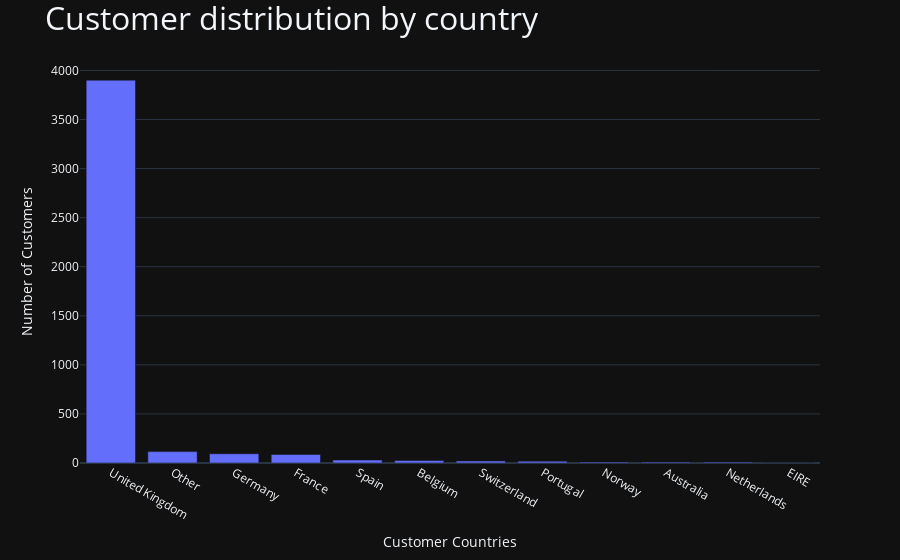

The cell this chart's notebook holds for it:
### Code cell
fig = px.bar(x=country_customers.index, y=country_customers.values)
fig.update_layout(
    title="Customer distribution by country",
    yaxis_title="Number of Customers",
    xaxis_title="Customer Countries",
    title_font_size=32,
)
fig.show()

### Figure 1 — Plotly figure (JSON) as saved in the notebook; plotly's stock layout.template omitted (floating-point values rounded to 4 significant figures)
{"data": [{"hovertemplate": "x=%{x}<br>y=%{y}<extra></extra>", "legendgroup": "", "marker": {"color": "#636efa", "pattern": {"shape": ""}}, "name": "", "orientation": "v", "showlegend": false, "textposition": "auto", "x": ["United Kingdom", "Other", "Germany", "France", "Spain", "Belgium", "Switzerland", "Portugal", "Norway", "Australia", "Netherlands", "EIRE"], "xaxis": "x", "y": [3901, 116, 94, 87, 30, 25, 21, 19, 10, 9, 9, 3], "yaxis": "y", "type": "bar"}], "layout": {"xaxis": {"anchor": "y", "domain": [0.0, 1.0], "title": {"text": "Customer Countries"}}, "yaxis": {"anchor": "x", "domain": [0.0, 1.0], "title": {"text": "Number of Customers"}}, "legend": {"tracegroupgap": 0}, "margin": {"t": 60}, "barmode": "relative", "title": {"text": "Customer distribution by country", "font": {"size": 32}}}}
